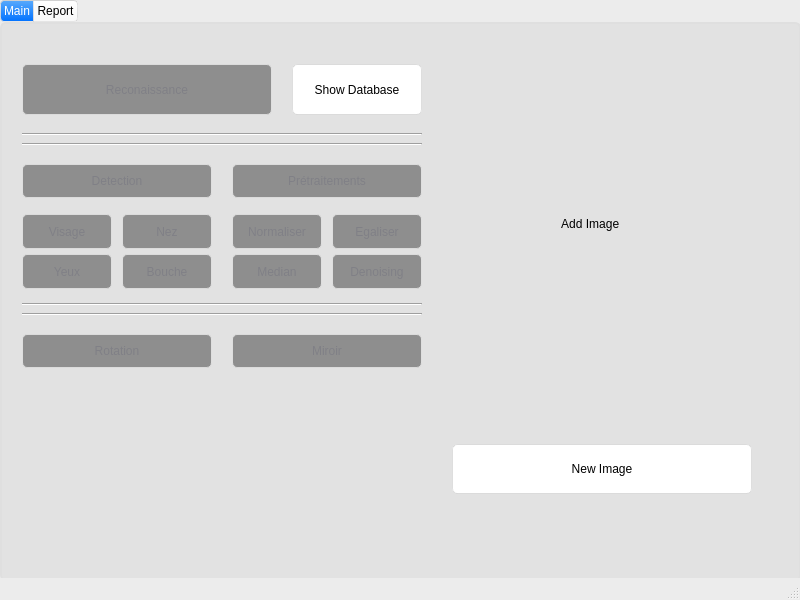
<?xml version="1.0" encoding="UTF-8"?>
<ui version="4.0">
 <class>MainWindow</class>
 <widget class="QMainWindow" name="MainWindow">
  <property name="geometry">
   <rect>
    <x>0</x>
    <y>0</y>
    <width>800</width>
    <height>600</height>
   </rect>
  </property>
  <property name="windowTitle">
   <string>MainWindow</string>
  </property>
  <property name="styleSheet">
   <string notr="true">
QMainWindow {
	background-color:#ececec;
}
QTextEdit {
	border-width: 1px;
	border-style: solid;
	border-color: qlineargradient(spread:pad, x1:0.5, y1:1, x2:0.5, y2:0, stop:0 rgba(0, 113, 255, 255), stop:1 rgba(91, 171, 252, 255));
}
QPlainTextEdit {
	border-width: 1px;
	border-style: solid;
	border-color: qlineargradient(spread:pad, x1:0.5, y1:1, x2:0.5, y2:0, stop:0 rgba(0, 113, 255, 255), stop:1 rgba(91, 171, 252, 255));
}
QToolButton {
	border-style: solid;
	border-top-color: qlineargradient(spread:pad, x1:0.5, y1:1, x2:0.5, y2:0, stop:0 rgb(215, 215, 215), stop:1 rgb(222, 222, 222));
	border-right-color: qlineargradient(spread:pad, x1:0, y1:0.5, x2:1, y2:0.5, stop:0 rgb(217, 217, 217), stop:1 rgb(227, 227, 227));
	border-left-color: qlineargradient(spread:pad, x1:0, y1:0.5, x2:1, y2:0.5, stop:0 rgb(227, 227, 227), stop:1 rgb(217, 217, 217));
	border-bottom-color: qlineargradient(spread:pad, x1:0.5, y1:1, x2:0.5, y2:0, stop:0 rgb(215, 215, 215), stop:1 rgb(222, 222, 222));
	border-width: 1px;
	border-radius: 5px;
	color: rgb(0,0,0);
	padding: 2px;
	background-color: rgb(255,255,255);
}
QToolButton:hover{
	border-style: solid;
	border-top-color: qlineargradient(spread:pad, x1:0.5, y1:1, x2:0.5, y2:0, stop:0 rgb(195, 195, 195), stop:1 rgb(222, 222, 222));
	border-right-color: qlineargradient(spread:pad, x1:0, y1:0.5, x2:1, y2:0.5, stop:0 rgb(197, 197, 197), stop:1 rgb(227, 227, 227));
	border-left-color: qlineargradient(spread:pad, x1:0, y1:0.5, x2:1, y2:0.5, stop:0 rgb(227, 227, 227), stop:1 rgb(197, 197, 197));
	border-bottom-color: qlineargradient(spread:pad, x1:0.5, y1:1, x2:0.5, y2:0, stop:0 rgb(195, 195, 195), stop:1 rgb(222, 222, 222));
	border-width: 1px;
	border-radius: 5px;
	color: rgb(0,0,0);
	padding: 2px;
	background-color: rgb(255,255,255);
}
QToolButton:pressed{
	border-style: solid;
	border-top-color: qlineargradient(spread:pad, x1:0.5, y1:1, x2:0.5, y2:0, stop:0 rgb(215, 215, 215), stop:1 rgb(222, 222, 222));
	border-right-color: qlineargradient(spread:pad, x1:0, y1:0.5, x2:1, y2:0.5, stop:0 rgb(217, 217, 217), stop:1 rgb(227, 227, 227));
	border-left-color: qlineargradient(spread:pad, x1:0, y1:0.5, x2:1, y2:0.5, stop:0 rgb(227, 227, 227), stop:1 rgb(217, 217, 217));
	border-bottom-color: qlineargradient(spread:pad, x1:0.5, y1:1, x2:0.5, y2:0, stop:0 rgb(215, 215, 215), stop:1 rgb(222, 222, 222));
	border-width: 1px;
	border-radius: 5px;
	color: rgb(0,0,0);
	padding: 2px;
	background-color: rgb(142,142,142);
}
QPushButton{
	border-style: solid;
	border-top-color: qlineargradient(spread:pad, x1:0.5, y1:1, x2:0.5, y2:0, stop:0 rgb(215, 215, 215), stop:1 rgb(222, 222, 222));
	border-right-color: qlineargradient(spread:pad, x1:0, y1:0.5, x2:1, y2:0.5, stop:0 rgb(217, 217, 217), stop:1 rgb(227, 227, 227));
	border-left-color: qlineargradient(spread:pad, x1:0, y1:0.5, x2:1, y2:0.5, stop:0 rgb(227, 227, 227), stop:1 rgb(217, 217, 217));
	border-bottom-color: qlineargradient(spread:pad, x1:0.5, y1:1, x2:0.5, y2:0, stop:0 rgb(215, 215, 215), stop:1 rgb(222, 222, 222));
	border-width: 1px;
	border-radius: 5px;
	color: rgb(0,0,0);
	padding: 2px;
	background-color: rgb(255,255,255);
}
QPushButton::default{
	border-style: solid;
	border-top-color: qlineargradient(spread:pad, x1:0.5, y1:1, x2:0.5, y2:0, stop:0 rgb(215, 215, 215), stop:1 rgb(222, 222, 222));
	border-right-color: qlineargradient(spread:pad, x1:0, y1:0.5, x2:1, y2:0.5, stop:0 rgb(217, 217, 217), stop:1 rgb(227, 227, 227));
	border-left-color: qlineargradient(spread:pad, x1:0, y1:0.5, x2:1, y2:0.5, stop:0 rgb(227, 227, 227), stop:1 rgb(217, 217, 217));
	border-bottom-color: qlineargradient(spread:pad, x1:0.5, y1:1, x2:0.5, y2:0, stop:0 rgb(215, 215, 215), stop:1 rgb(222, 222, 222));
	border-width: 1px;
	border-radius: 5px;
	color: rgb(0,0,0);
	padding: 2px;
	background-color: rgb(255,255,255);
}
QPushButton:hover{
	border-style: solid;
	border-top-color: qlineargradient(spread:pad, x1:0.5, y1:1, x2:0.5, y2:0, stop:0 rgb(195, 195, 195), stop:1 rgb(222, 222, 222));
	border-right-color: qlineargradient(spread:pad, x1:0, y1:0.5, x2:1, y2:0.5, stop:0 rgb(197, 197, 197), stop:1 rgb(227, 227, 227));
	border-left-color: qlineargradient(spread:pad, x1:0, y1:0.5, x2:1, y2:0.5, stop:0 rgb(227, 227, 227), stop:1 rgb(197, 197, 197));
	border-bottom-color: qlineargradient(spread:pad, x1:0.5, y1:1, x2:0.5, y2:0, stop:0 rgb(195, 195, 195), stop:1 rgb(222, 222, 222));
	border-width: 1px;
	border-radius: 5px;
	color: rgb(0,0,0);
	padding: 2px;
	background-color: rgb(255,255,255);
}
QPushButton:pressed{
	border-style: solid;
	border-top-color: qlineargradient(spread:pad, x1:0.5, y1:1, x2:0.5, y2:0, stop:0 rgb(215, 215, 215), stop:1 rgb(222, 222, 222));
	border-right-color: qlineargradient(spread:pad, x1:0, y1:0.5, x2:1, y2:0.5, stop:0 rgb(217, 217, 217), stop:1 rgb(227, 227, 227));
	border-left-color: qlineargradient(spread:pad, x1:0, y1:0.5, x2:1, y2:0.5, stop:0 rgb(227, 227, 227), stop:1 rgb(217, 217, 217));
	border-bottom-color: qlineargradient(spread:pad, x1:0.5, y1:1, x2:0.5, y2:0, stop:0 rgb(215, 215, 215), stop:1 rgb(222, 222, 222));
	border-width: 1px;
	border-radius: 5px;
	color: rgb(0,0,0);
	padding: 2px;
	background-color: rgb(142,142,142);
}
QPushButton:disabled{
	border-style: solid;
	border-top-color: qlineargradient(spread:pad, x1:0.5, y1:1, x2:0.5, y2:0, stop:0 rgb(215, 215, 215), stop:1 rgb(222, 222, 222));
	border-right-color: qlineargradient(spread:pad, x1:0, y1:0.5, x2:1, y2:0.5, stop:0 rgb(217, 217, 217), stop:1 rgb(227, 227, 227));
	border-left-color: qlineargradient(spread:pad, x1:0, y1:0.5, x2:1, y2:0.5, stop:0 rgb(227, 227, 227), stop:1 rgb(217, 217, 217));
	border-bottom-color: qlineargradient(spread:pad, x1:0.5, y1:1, x2:0.5, y2:0, stop:0 rgb(215, 215, 215), stop:1 rgb(222, 222, 222));
	border-width: 1px;
	border-radius: 5px;
	color: #808086;
	padding: 2px;
	background-color: rgb(142,142,142);
}
QLineEdit {
	border-width: 1px; border-radius: 4px;
	border-style: solid;
	border-color: qlineargradient(spread:pad, x1:0.5, y1:1, x2:0.5, y2:0, stop:0 rgba(0, 113, 255, 255), stop:1 rgba(91, 171, 252, 255));
}
QLabel {
	color: #000000;
}
QLCDNumber {
	color: rgb(0, 113, 255, 255);
}
QProgressBar {
	text-align: center;
	color: rgb(240, 240, 240);
	border-width: 1px; 
	border-radius: 10px;
	border-color: rgb(230, 230, 230);
	border-style: solid;
	background-color:rgb(207,207,207);
}
QProgressBar::chunk {
	background-color: qlineargradient(spread:pad, x1:0.5, y1:1, x2:0.5, y2:0, stop:0 rgba(49, 147, 250, 255), stop:1 rgba(34, 142, 255, 255));
	border-radius: 10px;
}
QMenuBar {
	background-color: qlineargradient(spread:pad, x1:0.5, y1:1, x2:0.5, y2:0, stop:0 rgba(207, 209, 207, 255), stop:1 rgba(230, 229, 230, 255));
}
QMenuBar::item {
	color: #000000;
  	spacing: 3px;
  	padding: 1px 4px;
	background-color: qlineargradient(spread:pad, x1:0.5, y1:1, x2:0.5, y2:0, stop:0 rgba(207, 209, 207, 255), stop:1 rgba(230, 229, 230, 255));
}

QMenuBar::item:selected {
  	background-color: qlineargradient(spread:pad, x1:0.5, y1:1, x2:0.5, y2:0, stop:0 rgba(0, 113, 255, 255), stop:1 rgba(91, 171, 252, 255));
	color: #FFFFFF;
}
QMenu::item:selected {
	border-style: solid;
	border-top-color: transparent;
	border-right-color: transparent;
	border-left-color: qlineargradient(spread:pad, x1:0.5, y1:1, x2:0.5, y2:0, stop:0 rgba(0, 113, 255, 255), stop:1 rgba(91, 171, 252, 255));
	border-bottom-color: transparent;
	border-left-width: 2px;
	color: #000000;
	padding-left:15px;
	padding-top:4px;
	padding-bottom:4px;
	padding-right:7px;
}
QMenu::item {
	border-style: solid;
	border-top-color: transparent;
	border-right-color: transparent;
	border-left-color: transparent;
	border-bottom-color: transparent;
	border-bottom-width: 1px;
	color: #000000;
	padding-left:17px;
	padding-top:4px;
	padding-bottom:4px;
	padding-right:7px;
}
QTabWidget {
	color:rgb(0,0,0);
	background-color:#000000;
}
QTabWidget::pane {
		border-color: rgb(223,223,223);
		background-color:rgb(226,226,226);
		border-style: solid;
		border-width: 2px;
    	border-radius: 6px;
}
QTabBar::tab:first {
	border-style: solid;
	border-left-width:1px;
	border-right-width:0px;
	border-top-width:1px;
	border-bottom-width:1px;
	border-top-color: rgb(209,209,209);
	border-left-color: qlineargradient(spread:pad, x1:0.5, y1:1, x2:0.5, y2:0, stop:0 rgba(209, 209, 209, 209), stop:1 rgba(229, 229, 229, 229));
	border-bottom-color: rgb(229,229,229);
	border-top-left-radius: 4px;
	border-bottom-left-radius: 4px;
	color: #000000;
	padding: 3px;
	margin-left:0px;
	background-color: qlineargradient(spread:pad, x1:0.5, y1:1, x2:0.5, y2:0, stop:0 rgba(247, 247, 247, 255), stop:1 rgba(255, 255, 255, 255));
}
QTabBar::tab:last {
	border-style: solid;
	border-width:1px;
	border-top-color: rgb(209,209,209);
	border-left-color: qlineargradient(spread:pad, x1:0.5, y1:1, x2:0.5, y2:0, stop:0 rgba(209, 209, 209, 209), stop:1 rgba(229, 229, 229, 229));
	border-right-color: qlineargradient(spread:pad, x1:0.5, y1:1, x2:0.5, y2:0, stop:0 rgba(209, 209, 209, 209), stop:1 rgba(229, 229, 229, 229));
	border-bottom-color: rgb(229,229,229);
	border-top-right-radius: 4px;
	border-bottom-right-radius: 4px;
	color: #000000;
	padding: 3px;
	margin-left:0px;
	background-color: qlineargradient(spread:pad, x1:0.5, y1:1, x2:0.5, y2:0, stop:0 rgba(247, 247, 247, 255), stop:1 rgba(255, 255, 255, 255));
}
QTabBar::tab {
	border-style: solid;
	border-top-width:1px;
	border-bottom-width:1px;
	border-left-width:1px;
	border-top-color: rgb(209,209,209);
	border-left-color: qlineargradient(spread:pad, x1:0.5, y1:1, x2:0.5, y2:0, stop:0 rgba(209, 209, 209, 209), stop:1 rgba(229, 229, 229, 229));
	border-bottom-color: rgb(229,229,229);
	color: #000000;
	padding: 3px;
	margin-left:0px;
	background-color: qlineargradient(spread:pad, x1:0.5, y1:1, x2:0.5, y2:0, stop:0 rgba(247, 247, 247, 255), stop:1 rgba(255, 255, 255, 255));
}
QTabBar::tab:selected, QTabBar::tab:last:selected, QTabBar::tab:hover {
  	border-style: solid;
  	border-left-width:1px;
	border-right-color: transparent;
	border-top-color: rgb(209,209,209);
	border-left-color: qlineargradient(spread:pad, x1:0.5, y1:1, x2:0.5, y2:0, stop:0 rgba(209, 209, 209, 209), stop:1 rgba(229, 229, 229, 229));
	border-bottom-color: rgb(229,229,229);
	color: #FFFFFF;
	padding: 3px;
	margin-left:0px;
	background-color: qlineargradient(spread:pad, x1:0.5, y1:1, x2:0.5, y2:0, stop:0 rgba(0, 113, 255, 255), stop:1 rgba(91, 171, 252, 255));
}

QTabBar::tab:selected, QTabBar::tab:first:selected, QTabBar::tab:hover {
  	border-style: solid;
  	border-left-width:1px;
  	border-bottom-width:1px;
  	border-top-width:1px;
	border-right-color: transparent;
	border-top-color: rgb(209,209,209);
	border-left-color: qlineargradient(spread:pad, x1:0.5, y1:1, x2:0.5, y2:0, stop:0 rgba(209, 209, 209, 209), stop:1 rgba(229, 229, 229, 229));
	border-bottom-color: rgb(229,229,229);
	color: #FFFFFF;
	padding: 3px;
	margin-left:0px;
	background-color: qlineargradient(spread:pad, x1:0.5, y1:1, x2:0.5, y2:0, stop:0 rgba(0, 113, 255, 255), stop:1 rgba(91, 171, 252, 255));
}

QCheckBox {
	color: #000000;
	padding: 2px;
}
QCheckBox:disabled {
	color: #808086;
	padding: 2px;
}

QCheckBox:hover {
	border-radius:4px;
	border-style:solid;
	padding-left: 1px;
	padding-right: 1px;
	padding-bottom: 1px;
	padding-top: 1px;
	border-width:1px;
	border-color: transparent;
}
QCheckBox::indicator:checked {

	height: 10px;
	width: 10px;
	border-style:solid;
	border-width: 1px;
	border-color: qlineargradient(spread:pad, x1:0.5, y1:1, x2:0.5, y2:0, stop:0 rgba(0, 113, 255, 255), stop:1 rgba(91, 171, 252, 255));
	color: #000000;
	background-color: qlineargradient(spread:pad, x1:0.5, y1:1, x2:0.5, y2:0, stop:0 rgba(0, 113, 255, 255), stop:1 rgba(91, 171, 252, 255));
}
QCheckBox::indicator:unchecked {

	height: 10px;
	width: 10px;
	border-style:solid;
	border-width: 1px;
	border-color: qlineargradient(spread:pad, x1:0.5, y1:1, x2:0.5, y2:0, stop:0 rgba(0, 113, 255, 255), stop:1 rgba(91, 171, 252, 255));
	color: #000000;
}
QRadioButton {
	color: 000000;
	padding: 1px;
}
QRadioButton::indicator:checked {
	height: 10px;
	width: 10px;
	border-style:solid;
	border-radius:5px;
	border-width: 1px;
	border-color: qlineargradient(spread:pad, x1:0.5, y1:1, x2:0.5, y2:0, stop:0 rgba(0, 113, 255, 255), stop:1 rgba(91, 171, 252, 255));
	color: #a9b7c6;
	background-color: qlineargradient(spread:pad, x1:0.5, y1:1, x2:0.5, y2:0, stop:0 rgba(0, 113, 255, 255), stop:1 rgba(91, 171, 252, 255));
}
QRadioButton::indicator:!checked {
	height: 10px;
	width: 10px;
	border-style:solid;
	border-radius:5px;
	border-width: 1px;
	border-color: qlineargradient(spread:pad, x1:0.5, y1:1, x2:0.5, y2:0, stop:0 rgba(0, 113, 255, 255), stop:1 rgba(91, 171, 252, 255));
	color: #a9b7c6;
	background-color: transparent;
}
QStatusBar {
	color:#027f7f;
}
QSpinBox {
	border-style: solid;
	border-width: 1px;
	border-color: qlineargradient(spread:pad, x1:0.5, y1:1, x2:0.5, y2:0, stop:0 rgba(0, 113, 255, 255), stop:1 rgba(91, 171, 252, 255));
}
QDoubleSpinBox {
	border-style: solid;
	border-width: 1px;
	border-color: qlineargradient(spread:pad, x1:0.5, y1:1, x2:0.5, y2:0, stop:0 rgba(0, 113, 255, 255), stop:1 rgba(91, 171, 252, 255));
}
QTimeEdit {
	border-style: solid;
	border-width: 1px;
	border-color: qlineargradient(spread:pad, x1:0.5, y1:1, x2:0.5, y2:0, stop:0 rgba(0, 113, 255, 255), stop:1 rgba(91, 171, 252, 255));
}
QDateTimeEdit {
	border-style: solid;
	border-width: 1px;
	border-color: qlineargradient(spread:pad, x1:0.5, y1:1, x2:0.5, y2:0, stop:0 rgba(0, 113, 255, 255), stop:1 rgba(91, 171, 252, 255));
}
QDateEdit {
	border-style: solid;
	border-width: 1px;
	border-color: qlineargradient(spread:pad, x1:0.5, y1:1, x2:0.5, y2:0, stop:0 rgba(0, 113, 255, 255), stop:1 rgba(91, 171, 252, 255));
}

QToolBox {
	color: #a9b7c6;
	background-color:#000000;
}
QToolBox::tab {
	color: #a9b7c6;
	background-color:#000000;
}
QToolBox::tab:selected {
	color: #FFFFFF;
	background-color:#000000;
}
QScrollArea {
	color: #FFFFFF;
	background-color:#000000;
}
QSlider::groove:horizontal {
	height: 5px;
	background-color: qlineargradient(spread:pad, x1:0.5, y1:1, x2:0.5, y2:0, stop:0 rgba(49, 147, 250, 255), stop:1 rgba(34, 142, 255, 255));
}
QSlider::groove:vertical {
	width: 5px;
	background-color: qlineargradient(spread:pad, x1:0.5, y1:1, x2:0.5, y2:0, stop:0 rgba(49, 147, 250, 255), stop:1 rgba(34, 142, 255, 255));
}
QSlider::handle:horizontal {
	background: rgb(253,253,253);
	border-style: solid;
	border-width: 1px;
	border-color: rgb(207,207,207);
	width: 12px;
	margin: -5px 0;
	border-radius: 7px;
}
QSlider::handle:vertical {
	background: rgb(253,253,253);
	border-style: solid;
	border-width: 1px;
	border-color: rgb(207,207,207);
	height: 12px;
	margin: 0 -5px;
	border-radius: 7px;
}
QSlider::add-page:horizontal {
    background: rgb(181,181,181);
}
QSlider::add-page:vertical {
    background: rgb(181,181,181);
}
QSlider::sub-page:horizontal {
    background-color: qlineargradient(spread:pad, x1:0.5, y1:1, x2:0.5, y2:0, stop:0 rgba(49, 147, 250, 255), stop:1 rgba(34, 142, 255, 255));
}
QSlider::sub-page:vertical {
    background-color: qlineargradient(spread:pad, y1:0.5, x1:1, y2:0.5, x2:0, stop:0 rgba(49, 147, 250, 255), stop:1 rgba(34, 142, 255, 255));
}
QScrollBar:horizontal {
	max-height: 20px;
	border: 1px transparent grey;
	margin: 0px 20px 0px 20px;
}
QScrollBar:vertical {
	max-width: 20px;
	border: 1px transparent grey;
	margin: 20px 0px 20px 0px;
}
QScrollBar::handle:horizontal {
	background: rgb(253,253,253);
	border-style: solid;
	border-width: 1px;
	border-color: rgb(207,207,207);
	border-radius: 7px;
	min-width: 25px;
}
QScrollBar::handle:horizontal:hover {
	background: rgb(253,253,253);
	border-style: solid;
	border-width: 1px;
	border-color: rgb(147, 200, 200);
	border-radius: 7px;
	min-width: 25px;
}
QScrollBar::handle:vertical {
	background: rgb(253,253,253);
	border-style: solid;
	border-width: 1px;
	border-color: rgb(207,207,207);
	border-radius: 7px;
	min-height: 25px;
}
QScrollBar::handle:vertical:hover {
	background: rgb(253,253,253);
	border-style: solid;
	border-width: 1px;
	border-color: rgb(147, 200, 200);
	border-radius: 7px;
	min-height: 25px;
}
QScrollBar::add-line:horizontal {
   border: 2px transparent grey;
   border-top-right-radius: 7px;
   border-bottom-right-radius: 7px;
   background: rgba(34, 142, 255, 255);
   width: 20px;
   subcontrol-position: right;
   subcontrol-origin: margin;
}
QScrollBar::add-line:horizontal:pressed {
   border: 2px transparent grey;
   border-top-right-radius: 7px;
   border-bottom-right-radius: 7px;
   background: rgb(181,181,181);
   width: 20px;
   subcontrol-position: right;
   subcontrol-origin: margin;
}
QScrollBar::add-line:vertical {
   border: 2px transparent grey;
   border-bottom-left-radius: 7px;
   border-bottom-right-radius: 7px;
   background: rgba(34, 142, 255, 255);
   height: 20px;
   subcontrol-position: bottom;
   subcontrol-origin: margin;
}
QScrollBar::add-line:vertical:pressed {
   border: 2px transparent grey;
   border-bottom-left-radius: 7px;
   border-bottom-right-radius: 7px;
   background: rgb(181,181,181);
   height: 20px;
   subcontrol-position: bottom;
   subcontrol-origin: margin;
}
QScrollBar::sub-line:horizontal {
   border: 2px transparent grey;
   border-top-left-radius: 7px;
   border-bottom-left-radius: 7px;
   background: rgba(34, 142, 255, 255);
   width: 20px;
   subcontrol-position: left;
   subcontrol-origin: margin;
}
QScrollBar::sub-line:horizontal:pressed {
   border: 2px transparent grey;
   border-top-left-radius: 7px;
   border-bottom-left-radius: 7px;
   background: rgb(181,181,181);
   width: 20px;
   subcontrol-position: left;
   subcontrol-origin: margin;
}
QScrollBar::sub-line:vertical {
   border: 2px transparent grey;
   border-top-left-radius: 7px;
   border-top-right-radius: 7px;
   background: rgba(34, 142, 255, 255);
   height: 20px;
   subcontrol-position: top;
   subcontrol-origin: margin;
}
QScrollBar::sub-line:vertical:pressed {
   border: 2px transparent grey;
   border-top-left-radius: 7px;
   border-top-right-radius: 7px;
   background: rgb(181,181,181);
   height: 20px;
   subcontrol-position: top;
   subcontrol-origin: margin;
}
QScrollBar::left-arrow:horizontal {
   border: 1px transparent grey;
   border-top-left-radius: 3px;
   border-bottom-left-radius: 3px;
   width: 6px;
   height: 6px;
   background: white;
}
QScrollBar::right-arrow:horizontal {
   border: 1px transparent grey;
   border-top-right-radius: 3px;
   border-bottom-right-radius: 3px;
   width: 6px;
   height: 6px;
   background: white;
}
QScrollBar::up-arrow:vertical {
   border: 1px transparent grey;
   border-top-left-radius: 3px;
   border-top-right-radius: 3px;
   width: 6px;
   height: 6px;
   background: white;
}
QScrollBar::down-arrow:vertical {
   border: 1px transparent grey;
   border-bottom-left-radius: 3px;
   border-bottom-right-radius: 3px;
   width: 6px;
   height: 6px;
   background: white;
}
QScrollBar::add-page:horizontal, QScrollBar::sub-page:horizontal {
   background: none;
}
QScrollBar::add-page:vertical, QScrollBar::sub-page:vertical {
   background: none;
}
</string>
  </property>
  <widget class="QWidget" name="centralwidget">
   <widget class="QTabWidget" name="tabWidget">
    <property name="geometry">
     <rect>
      <x>0</x>
      <y>0</y>
      <width>801</width>
      <height>581</height>
     </rect>
    </property>
    <property name="currentIndex">
     <number>0</number>
    </property>
    <property name="usesScrollButtons">
     <bool>false</bool>
    </property>
    <property name="tabsClosable">
     <bool>false</bool>
    </property>
    <property name="tabBarAutoHide">
     <bool>false</bool>
    </property>
    <widget class="QWidget" name="Main">
     <attribute name="title">
      <string>Main</string>
     </attribute>
     <widget class="QPushButton" name="imgChanger">
      <property name="geometry">
       <rect>
        <x>450</x>
        <y>420</y>
        <width>300</width>
        <height>50</height>
       </rect>
      </property>
      <property name="text">
       <string>New Image</string>
      </property>
     </widget>
     <widget class="QLabel" name="MyImage">
      <property name="geometry">
       <rect>
        <x>450</x>
        <y>50</y>
        <width>300</width>
        <height>300</height>
       </rect>
      </property>
      <property name="text">
       <string>                                 Add Image</string>
      </property>
      <property name="scaledContents">
       <bool>true</bool>
      </property>
      <property name="margin">
       <number>0</number>
      </property>
     </widget>
     <widget class="QPushButton" name="showDatabase">
      <property name="geometry">
       <rect>
        <x>290</x>
        <y>40</y>
        <width>130</width>
        <height>51</height>
       </rect>
      </property>
      <property name="text">
       <string>Show Database</string>
      </property>
     </widget>
     <widget class="QPushButton" name="Reconaissance">
      <property name="enabled">
       <bool>false</bool>
      </property>
      <property name="geometry">
       <rect>
        <x>20</x>
        <y>40</y>
        <width>250</width>
        <height>51</height>
       </rect>
      </property>
      <property name="text">
       <string>Reconaissance</string>
      </property>
     </widget>
     <widget class="QPushButton" name="Detection">
      <property name="enabled">
       <bool>false</bool>
      </property>
      <property name="geometry">
       <rect>
        <x>20</x>
        <y>140</y>
        <width>190</width>
        <height>34</height>
       </rect>
      </property>
      <property name="text">
       <string>Detection</string>
      </property>
     </widget>
     <widget class="QPushButton" name="Pretraitement">
      <property name="enabled">
       <bool>false</bool>
      </property>
      <property name="geometry">
       <rect>
        <x>230</x>
        <y>140</y>
        <width>190</width>
        <height>34</height>
       </rect>
      </property>
      <property name="text">
       <string>Prétraitements</string>
      </property>
     </widget>
     <widget class="QPushButton" name="DVisage">
      <property name="enabled">
       <bool>false</bool>
      </property>
      <property name="geometry">
       <rect>
        <x>20</x>
        <y>190</y>
        <width>90</width>
        <height>35</height>
       </rect>
      </property>
      <property name="text">
       <string>Visage</string>
      </property>
     </widget>
     <widget class="QPushButton" name="DNez">
      <property name="enabled">
       <bool>false</bool>
      </property>
      <property name="geometry">
       <rect>
        <x>120</x>
        <y>190</y>
        <width>90</width>
        <height>35</height>
       </rect>
      </property>
      <property name="text">
       <string>Nez</string>
      </property>
     </widget>
     <widget class="QPushButton" name="DBouche">
      <property name="enabled">
       <bool>false</bool>
      </property>
      <property name="geometry">
       <rect>
        <x>120</x>
        <y>230</y>
        <width>90</width>
        <height>35</height>
       </rect>
      </property>
      <property name="text">
       <string>Bouche</string>
      </property>
     </widget>
     <widget class="QPushButton" name="DYeux">
      <property name="enabled">
       <bool>false</bool>
      </property>
      <property name="geometry">
       <rect>
        <x>20</x>
        <y>230</y>
        <width>90</width>
        <height>35</height>
       </rect>
      </property>
      <property name="text">
       <string>Yeux</string>
      </property>
     </widget>
     <widget class="QPushButton" name="Denoising">
      <property name="enabled">
       <bool>false</bool>
      </property>
      <property name="geometry">
       <rect>
        <x>330</x>
        <y>230</y>
        <width>90</width>
        <height>35</height>
       </rect>
      </property>
      <property name="text">
       <string>Denoising</string>
      </property>
     </widget>
     <widget class="QPushButton" name="Median">
      <property name="enabled">
       <bool>false</bool>
      </property>
      <property name="geometry">
       <rect>
        <x>230</x>
        <y>230</y>
        <width>90</width>
        <height>35</height>
       </rect>
      </property>
      <property name="text">
       <string>Median</string>
      </property>
     </widget>
     <widget class="QPushButton" name="Egaliser">
      <property name="enabled">
       <bool>false</bool>
      </property>
      <property name="geometry">
       <rect>
        <x>330</x>
        <y>190</y>
        <width>90</width>
        <height>35</height>
       </rect>
      </property>
      <property name="text">
       <string>Egaliser</string>
      </property>
     </widget>
     <widget class="QPushButton" name="Norm">
      <property name="enabled">
       <bool>false</bool>
      </property>
      <property name="geometry">
       <rect>
        <x>230</x>
        <y>190</y>
        <width>90</width>
        <height>35</height>
       </rect>
      </property>
      <property name="text">
       <string>Normaliser</string>
      </property>
     </widget>
     <widget class="QPushButton" name="Miroir">
      <property name="enabled">
       <bool>false</bool>
      </property>
      <property name="geometry">
       <rect>
        <x>230</x>
        <y>310</y>
        <width>190</width>
        <height>34</height>
       </rect>
      </property>
      <property name="text">
       <string>Miroir</string>
      </property>
     </widget>
     <widget class="QPushButton" name="Rotation">
      <property name="enabled">
       <bool>false</bool>
      </property>
      <property name="geometry">
       <rect>
        <x>20</x>
        <y>310</y>
        <width>190</width>
        <height>34</height>
       </rect>
      </property>
      <property name="text">
       <string>Rotation</string>
      </property>
     </widget>
     <widget class="Line" name="line">
      <property name="geometry">
       <rect>
        <x>20</x>
        <y>100</y>
        <width>400</width>
        <height>20</height>
       </rect>
      </property>
      <property name="orientation">
       <enum>Qt::Horizontal</enum>
      </property>
     </widget>
     <widget class="Line" name="line_2">
      <property name="geometry">
       <rect>
        <x>20</x>
        <y>270</y>
        <width>400</width>
        <height>20</height>
       </rect>
      </property>
      <property name="orientation">
       <enum>Qt::Horizontal</enum>
      </property>
     </widget>
     <widget class="Line" name="line_3">
      <property name="geometry">
       <rect>
        <x>20</x>
        <y>280</y>
        <width>400</width>
        <height>20</height>
       </rect>
      </property>
      <property name="orientation">
       <enum>Qt::Horizontal</enum>
      </property>
     </widget>
     <widget class="Line" name="line_4">
      <property name="geometry">
       <rect>
        <x>20</x>
        <y>110</y>
        <width>400</width>
        <height>20</height>
       </rect>
      </property>
      <property name="orientation">
       <enum>Qt::Horizontal</enum>
      </property>
     </widget>
     <widget class="QLabel" name="label">
      <property name="geometry">
       <rect>
        <x>20</x>
        <y>360</y>
        <width>400</width>
        <height>140</height>
       </rect>
      </property>
      <property name="styleSheet">
       <string notr="true">Qlabel{
background: qlineargradient(spread:pad, x1:0, y1:1, x2:0, y2:0, stop:0 rgba(0, 0, 0, 255), stop:0.05 rgba(14, 8, 73, 255), stop:0.36 rgba(28, 17, 145, 255), stop:0.6 rgba(126, 14, 81, 255), stop:0.75 rgba(234, 11, 11, 255), stop:0.79 rgba(244, 70, 5, 255), stop:0.86 rgba(255, 136, 0, 255), stop:0.935 rgba(239, 236, 55, 255))}</string>
      </property>
      <property name="text">
       <string/>
      </property>
     </widget>
    </widget>
    <widget class="QWidget" name="Report">
     <property name="enabled">
      <bool>true</bool>
     </property>
     <attribute name="title">
      <string>Report</string>
     </attribute>
    </widget>
   </widget>
  </widget>
  <widget class="QMenuBar" name="menubar">
   <property name="geometry">
    <rect>
     <x>0</x>
     <y>0</y>
     <width>800</width>
     <height>18</height>
    </rect>
   </property>
  </widget>
  <widget class="QStatusBar" name="statusbar"/>
 </widget>
 <resources/>
 <connections/>
</ui>
